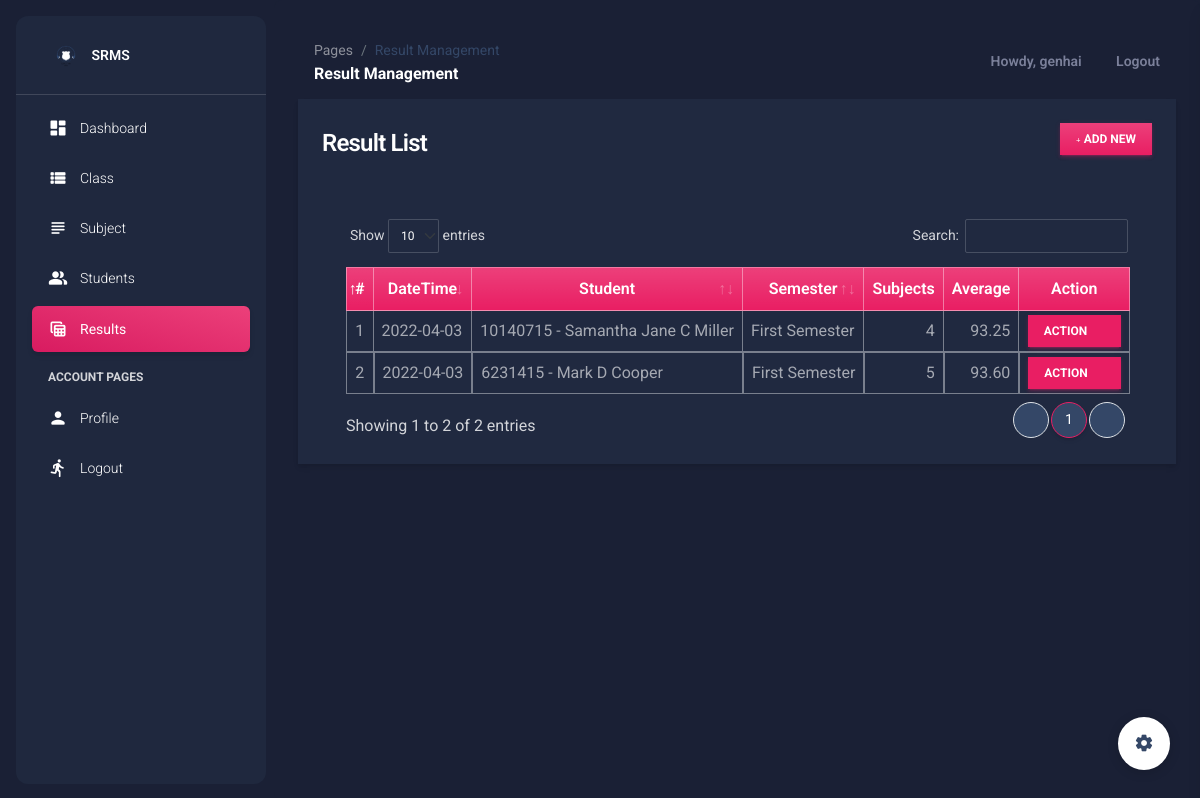
The page /result (signed in) on the database its author committed.
### srsApp/models.py (models this page shows, shortened)
class Result(models.Model):
    student = models.ForeignKey(Student, on_delete=models.CASCADE)
    semester = models.CharField(max_length=250, blank=True)
    date_created = models.DateTimeField(default=timezone.now)
    date_updated = models.DateTimeField(auto_now=True)
    def countSubjects(self):
        try:
            resultCount = Student_Subject_Result.objects.filter(result=self).count()
        except:
            resultCount = 0
        return resultCount
    def average(self):
        try:
            resultCount = Student_Subject_Result.objects.filter(result=self).count()
            results = Student_Subject_Result.objects.filter(result=self).aggregate(Sum('grade'))['grade__sum']
            if not results is None:
                average = results / resultCount
        except Exception as err:
            print(err)
            average = 0
        return average

class Student(models.Model):
    classI = models.ForeignKey(Class, on_delete=models.CASCADE)
    student_id = models.CharField(max_length=250)
    first_name = models.CharField(max_length=250)
    middle_name = models.CharField(max_length=250, blank=True, null=True)
    last_name = models.CharField(max_length=250)
    gender = models.CharField(max_length=20, choices=(('Male', 'Male'), ('Female', 'Female')), default=1)
    status = models.CharField(max_length=2, choices=(('1', 'Active'), ('2', 'Inactive')), default=1)
    date_created = models.DateTimeField(default=timezone.now)
    date_updated = models.DateTimeField(auto_now=True)
    def __str__(self):
        return str(self.student_id + " - " + self.first_name + " " + (
            str(self.middle_name + " " + self.last_name) if self.middle_name != '' else self.last_name))

### srsApp/views.py (the view)
# urls.py: path('result', views.result_mgt, name="result-page"),
@login_required
def result_mgt(request):
    context['page'] = 'result_mgt'
    context['page_title'] = 'Result Management'
    results = models.Result.objects.all()
    context['results'] = results
    return render(request, 'result_mgt.html', context)

### srsApp/forms.py (shortened to what this page needs)
class UpdateProfile(UserChangeForm):
    username = forms.CharField(max_length=250, help_text="The Username field is required.")
    email = forms.EmailField(max_length=250, help_text="The Email field is required.")
    first_name = forms.CharField(max_length=250, help_text="The First Name field is required.")
    last_name = forms.CharField(max_length=250, help_text="The Last Name field is required.")
    current_password = forms.CharField(max_length=250)
    class Meta:
        model = User
        fields = ('email', 'username', 'first_name', 'last_name')

### srsApp/templates/result_mgt.html (shortened to what this page needs)
{% extends 'layouts/base.html' %} {% load humanize %} {% block content %}
    <div class="container-fluid">
        <div class="col-lg-12 col-md-12 col-sm-12 col-xs-12">
            <div class="card card-default rounded-0 shadow ">
                <div class="card-header">
                    <div class="d-flex w-100 align-items-center justify-content-between">
                        <h4 class="card-title fw-bold">Result List</h4>
                        <div class="tools">
                            <button type="button" class="btn btn-primary rounded-0 bg-gradient btn-sm" id='add_new'><i
                                    class="fa fa-plus"></i> Add New
                            </button>
                        </div>
                    </div>
                </div>
                <div class="card-body">
                    <div class="container-fluid">
                        <table class="table table-bordered" id="result-list">
                            <colgroup>
                                <col width="5%">
                                <col width="15%">
                                <col width="25%">
                                <col width="25%">
                                <col width="10%">
                                <col width="10%">
                                <col width="10%">
                            </colgroup>
                            <thead>
                            <tr class="bg-gradient bg-primary bg-opacity-50 text-light">
                                <th class="px-2 py-2 text-center">#</th>
                                <th class="px-2 py-2 text-center">DateTime</th>
                                <th class="px-2 py-2 text-center">Student</th>
                                <th class="px-2 py-2 text-center">Semester</th>
                                <th class="px-2 py-2 text-center">Subjects</th>
                                <th class="px-2 py-2 text-center">Average</th>
                                <th class="px-2 py-2 text-center">Action</th>
                            </tr>
                            </thead>
                            <tbody>
                            {% for result in results %}
                                <tr>
                                    <td class="px-2 py-1 align-middle text-center">{{ forloop.counter }}</td>
                                    <td class="px-2 py-1 align-middle">{{ result.date_created|date:"Y-m-d" }}</td>
                                    <td class="px-2 py-1 align-middle">{{ result.student }}</td>
                                    <td class="px-2 py-1 align-middle">{{ result.semester }}</td>
                                    <td class="px-2 py-1 align-middle text-end">{{ result.countSubjects|intcomma }}</td>
                                    <td class="px-2 py-1 align-middle text-end">
                                        {{ result.average|floatformat:2|intcomma }}</td>
                                    <td class="px-2 py-1 align-middle text-center">
                                        <div class="dropdown">
                                            <button class="btn btn-primary btn-sm mb-0 rounded-0 dropdown-toggle"
                                                    type="button" id="actionBtn-{{ result.pk }}"
                                                    data-bs-toggle="dropdown" aria-expanded="false">
                                                Action
                                            </button>
                                        </div>
                                    </td>
                                </tr>
                            {% endfor %}
                            </tbody>
                        </table>
                    </div>
                </div>
            </div>
        </div>
    </div>
{% endblock content %}

### srsApp/templates/includes/navigation.html (shortened to what this page needs)
<nav class="navbar navbar-main navbar-expand-lg px-0 mx-4 shadow-none border-radius-xl position-sticky mt-4 top-1 z-index-sticky"
     id="navbarBlur" navbar-scroll="true">
    <div class="container-fluid py-1 px-3">
        <nav aria-label="breadcrumb">
            <ol class="breadcrumb bg-transparent mb-0 pb-0 pt-1 px-0 me-sm-6 me-5">
                <li class="breadcrumb-item text-sm"><a class="opacity-5 text-dark" href="javascript:">Pages</a></li>
                <li class="breadcrumb-item text-sm text-dark active" aria-current="page">{{ page_title }}</li>
            </ol>
            <h6 class="font-weight-bolder mb-0">{{ page_title }}</h6>
        </nav>
        <div class="collapse navbar-collapse mt-sm-0 mt-2 me-md-0 me-sm-4" id="navbar">
            <ul class="navbar-nav  justify-content-end">
                <li class="nav-item d-flex align-items-center">
                    <a href="" class="nav-link text-body font-weight-bold px-3">
                        <i class="fa fa-user me-sm-1"></i>
                        Howdy, {{ user.username }}
                    </a>
                </li>
                <li class="nav-item d-flex align-items-center">
                    <a href="{% url 'logout' %}" class="nav-link text-body font-weight-bold px-0">
                        <i class="fa fa-sign-out me-sm-1"></i>
                        <span class="d-sm-inline d-none">Logout</span>
                    </a>
                </li>
            </ul>
        </div>
    </div>
</nav>

### static/assets/default/css/style.css (style rules this page uses)
html, body { height: 100%; width: 100%; max-height: 100%; overflow: auto; display: flex; flex-direction: column; }
.dark-version .table tbody tr:last-child td { border-width: 1px !important; }

### rows shown on the page
Result: date_created "2022-04-03", student "10140715 - Samantha Jane C Miller", semester "First Semester", countSubjects "4", average "93.25"
Result: date_created "2022-04-03", student "6231415 - Mark D Cooper", semester "First Semester", countSubjects "5", average "93.60"

### other values the page prints
{{ short_name }} "SRMS"
{{ page_title }} "Result Management"
{{ user.username }} "genhai"
